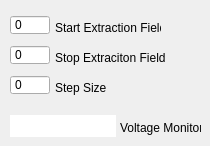
   <widget class="QWidget" name="tab_2">
    <attribute name="title">
     <string>Voltage Scan</string>
    </attribute>
    <widget class="QSpinBox" name="inp_incrField">
     <property name="geometry">
      <rect>
       <x>10</x>
       <y>75</y>
       <width>40</width>
       <height>20</height>
      </rect>
     </property>
     <property name="sizePolicy">
      <sizepolicy hsizetype="Fixed" vsizetype="Fixed">
       <horstretch>0</horstretch>
       <verstretch>0</verstretch>
      </sizepolicy>
     </property>
     <property name="maximumSize">
      <size>
       <width>40</width>
       <height>16777215</height>
      </size>
     </property>
     <property name="font">
      <font>
       <weight>50</weight>
       <bold>false</bold>
      </font>
     </property>
     <property name="mouseTracking">
      <bool>true</bool>
     </property>
     <property name="wrapping">
      <bool>false</bool>
     </property>
     <property name="frame">
      <bool>true</bool>
     </property>
     <property name="buttonSymbols">
      <enum>QAbstractSpinBox::NoButtons</enum>
     </property>
     <property name="keyboardTracking">
      <bool>true</bool>
     </property>
     <property name="minimum">
      <number>0</number>
     </property>
     <property name="maximum">
      <number>5000</number>
     </property>
     <property name="value">
      <number>0</number>
     </property>
    </widget>
    <widget class="QLabel" name="label_21">
     <property name="geometry">
      <rect>
       <x>55</x>
       <y>80</y>
       <width>61</width>
       <height>16</height>
      </rect>
     </property>
     <property name="font">
      <font>
       <weight>50</weight>
       <bold>false</bold>
      </font>
     </property>
     <property name="text">
      <string>Step Size</string>
     </property>
    </widget>
    <widget class="QSpinBox" name="inp_startField">
     <property name="geometry">
      <rect>
       <x>10</x>
       <y>15</y>
       <width>40</width>
       <height>20</height>
      </rect>
     </property>
     <property name="sizePolicy">
      <sizepolicy hsizetype="Fixed" vsizetype="Fixed">
       <horstretch>0</horstretch>
       <verstretch>0</verstretch>
      </sizepolicy>
     </property>
     <property name="maximumSize">
      <size>
       <width>40</width>
       <height>16777215</height>
      </size>
     </property>
     <property name="font">
      <font>
       <weight>50</weight>
       <bold>false</bold>
      </font>
     </property>
     <property name="mouseTracking">
      <bool>true</bool>
     </property>
     <property name="wrapping">
      <bool>false</bool>
     </property>
     <property name="frame">
      <bool>true</bool>
     </property>
     <property name="buttonSymbols">
      <enum>QAbstractSpinBox::NoButtons</enum>
     </property>
     <property name="keyboardTracking">
      <bool>true</bool>
     </property>
     <property name="minimum">
      <number>0</number>
     </property>
     <property name="maximum">
      <number>5000</number>
     </property>
     <property name="value">
      <number>0</number>
     </property>
    </widget>
    <widget class="QSpinBox" name="inp_stopField">
     <property name="geometry">
      <rect>
       <x>10</x>
       <y>45</y>
       <width>40</width>
       <height>20</height>
      </rect>
     </property>
     <property name="sizePolicy">
      <sizepolicy hsizetype="Fixed" vsizetype="Fixed">
       <horstretch>0</horstretch>
       <verstretch>0</verstretch>
      </sizepolicy>
     </property>
     <property name="maximumSize">
      <size>
       <width>40</width>
       <height>16777215</height>
      </size>
     </property>
     <property name="font">
      <font>
       <weight>50</weight>
       <bold>false</bold>
      </font>
     </property>
     <property name="mouseTracking">
      <bool>true</bool>
     </property>
     <property name="wrapping">
      <bool>false</bool>
     </property>
     <property name="frame">
      <bool>true</bool>
     </property>
     <property name="buttonSymbols">
      <enum>QAbstractSpinBox::NoButtons</enum>
     </property>
     <property name="keyboardTracking">
      <bool>true</bool>
     </property>
     <property name="minimum">
      <number>0</number>
     </property>
     <property name="maximum">
      <number>5000</number>
     </property>
     <property name="value">
      <number>0</number>
     </property>
    </widget>
    <widget class="QLabel" name="label_25">
     <property name="geometry">
      <rect>
       <x>55</x>
       <y>20</y>
       <width>106</width>
       <height>16</height>
      </rect>
     </property>
     <property name="font">
      <font>
       <weight>50</weight>
       <bold>false</bold>
      </font>
     </property>
     <property name="text">
      <string>Start Extraction Field</string>
     </property>
    </widget>
    <widget class="QLabel" name="label_30">
     <property name="geometry">
      <rect>
       <x>55</x>
       <y>50</y>
       <width>111</width>
       <height>16</height>
      </rect>
     </property>
     <property name="font">
      <font>
       <weight>50</weight>
       <bold>false</bold>
      </font>
     </property>
     <property name="text">
      <string>Stop Extraciton Field</string>
     </property>
    </widget>
    <widget class="QTextBrowser" name="out_voltMon">
     <property name="geometry">
      <rect>
       <x>10</x>
       <y>115</y>
       <width>106</width>
       <height>22</height>
      </rect>
     </property>
     <property name="sizePolicy">
      <sizepolicy hsizetype="Fixed" vsizetype="Fixed">
       <horstretch>0</horstretch>
       <verstretch>0</verstretch>
      </sizepolicy>
     </property>
     <property name="minimumSize">
      <size>
       <width>40</width>
       <height>22</height>
      </size>
     </property>
     <property name="font">
      <font>
       <weight>50</weight>
       <bold>false</bold>
      </font>
     </property>
     <property name="acceptDrops">
      <bool>false</bool>
     </property>
     <property name="frameShape">
      <enum>QFrame::NoFrame</enum>
     </property>
     <property name="frameShadow">
      <enum>QFrame::Plain</enum>
     </property>
     <property name="html">
      <string>&lt;!DOCTYPE HTML PUBLIC &quot;-//W3C//DTD HTML 4.0//EN&quot; &quot;http://www.w3.org/TR/REC-html40/strict.dtd&quot;&gt;
&lt;html&gt;&lt;head&gt;&lt;meta name=&quot;qrichtext&quot; content=&quot;1&quot; /&gt;&lt;style type=&quot;text/css&quot;&gt;
p, li { white-space: pre-wrap; }
&lt;/style&gt;&lt;/head&gt;&lt;body style=&quot; font-family:'Tahoma'; font-size:8pt; font-weight:400; font-style:normal;&quot;&gt;
&lt;p style=&quot;-qt-paragraph-type:empty; margin-top:0px; margin-bottom:0px; margin-left:0px; margin-right:0px; -qt-block-indent:0; text-indent:0px;&quot;&gt;&lt;br /&gt;&lt;/p&gt;&lt;/body&gt;&lt;/html&gt;</string>
     </property>
    </widget>
    <widget class="QLabel" name="label_31">
     <property name="geometry">
      <rect>
       <x>120</x>
       <y>120</y>
       <width>81</width>
       <height>16</height>
      </rect>
     </property>
     <property name="font">
      <font>
       <weight>50</weight>
       <bold>false</bold>
      </font>
     </property>
     <property name="text">
      <string>Voltage Monitor</string>
     </property>
    </widget>
   </widget>
